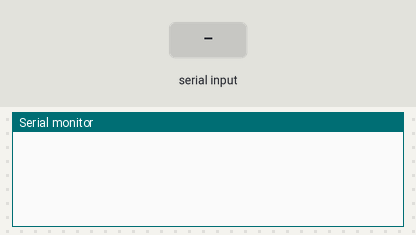
Simulated run of this sketch. Board: Arduino Uno, built with avr-gcc and run on an emulated ATmega328P. Parts: the last lines printed to the serial monitor. Inputs (shaded band) come from the test bench.

Above: at 1.2 s.
1.3 s: "1" received over Serial
At 2.5 s:
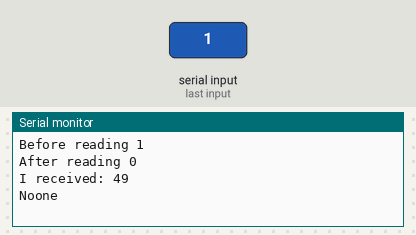
2.8 s: "0" received over Serial
At 3.9 s:
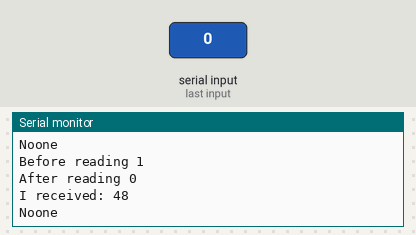
4.3 s: "2" received over Serial
At 5.1 s:
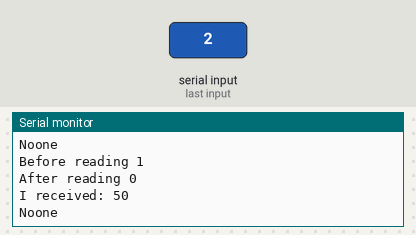

The sketch:

Serial_Communication.ino
```cpp
int incomingByte = 0; // for incoming serial data

void setup() {
  Serial.begin(9600); // opens serial port, sets data rate to 9600 bps
}

void loop() {
  // send data only when you receive data:
  if (Serial.available() > 0) {
    // read the incoming byte:
    Serial.print("Before reading ");
    Serial.println(Serial.available());
    incomingByte = Serial.read();
    Serial.print("After reading ");
    Serial.println(Serial.available());

    // say what you got:
    Serial.print("I received: ");
    Serial.println(incomingByte);
    switch (incomingByte)
    {
      case ('a'):
      {
        Serial.println("Garuav");
        break;
      }
      case ('b'):
      {
        Serial.println("Junge");
        break;
      }
      default:
      {
        Serial.println("Noone");
      }
    }
  }
}
```

Measured:
- after the input at 1.3 s, the serial monitor: prints a new line at once (image 1)
- after the input at 2.8 s, the serial monitor: prints a new line at once (image 2)
- after the input at 4.3 s, the serial monitor: prints a new line at once (image 3)
